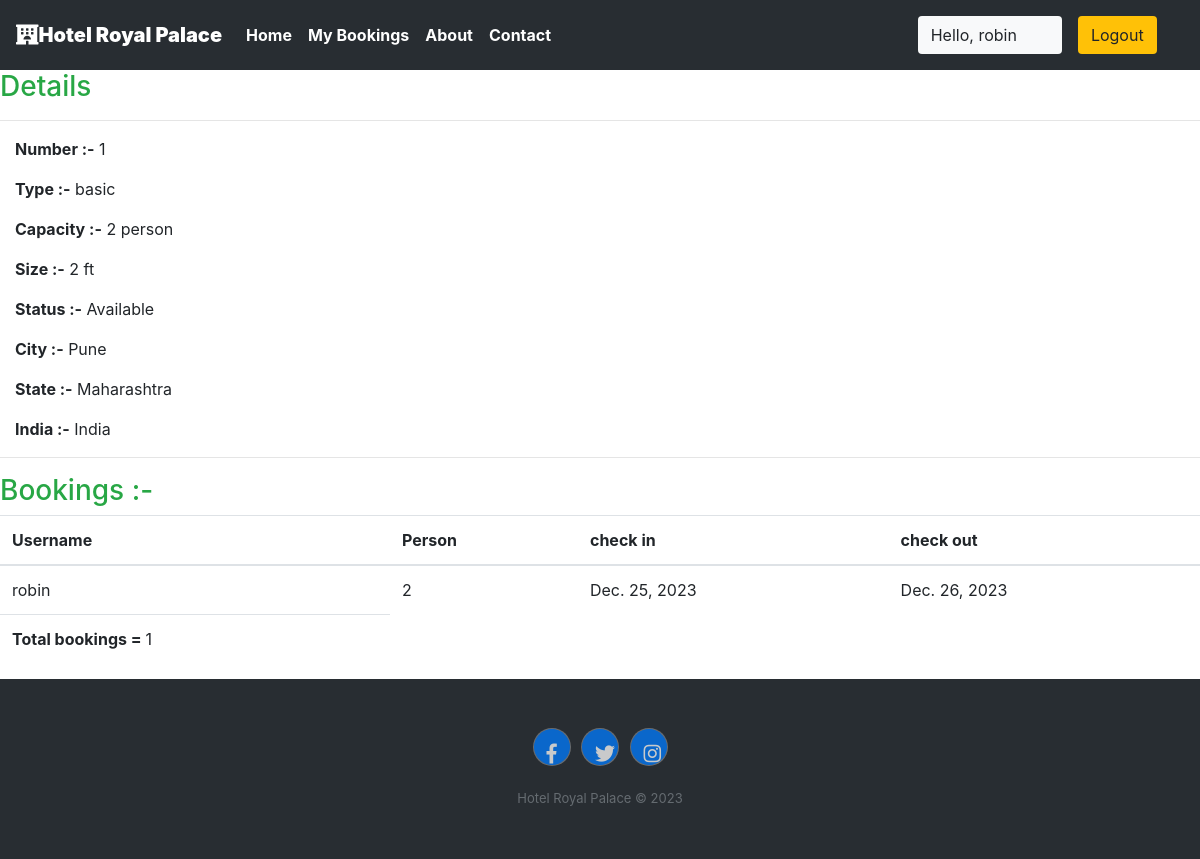
Page /staff/panel/view-room?roomid=1 (signed in) on the committed database.
### royal/models.py (models this page shows, shortened)
class Rooms(models.Model):
    ROOM_STATUS = (
    ("1", "available"),
    ("2", "not available"),
    )
    ROOM_TYPE = (
    ("1", "premium"),
    ("2", "deluxe"),
    ("3","basic"),
    )
    room_type = models.CharField(max_length=50,choices = ROOM_TYPE)
    capacity = models.IntegerField()
    price = models.IntegerField()
    size = models.IntegerField()
    hotel = models.ForeignKey(Hotels, on_delete = models.CASCADE)
    status = models.CharField(choices =ROOM_STATUS,max_length = 15)
    roomnumber = models.IntegerField()

class Hotels(models.Model):
    name = models.CharField(max_length=30,default="royal")
    owner = models.CharField(max_length=20)
    location = models.CharField(max_length=50)
    state = models.CharField(max_length=50,default="maharashtra")
    country = models.CharField(max_length=50,default="india")

class Reservation(models.Model):
    check_in = models.DateField(auto_now =False)
    check_out = models.DateField()
    room = models.ForeignKey(Rooms, on_delete = models.CASCADE)
    guest = models.ForeignKey(User, on_delete= models.CASCADE)
    booking_id = models.CharField(max_length=100,default="null")

### royal/views.py (the view)
# urls.py: path('staff/panel/view-room', views.view_room),
@login_required(login_url='/staff')
def view_room(request):
    room_id = request.GET['roomid']
    room = Rooms.objects.all().get(id=room_id)
    reservation = Reservation.objects.all().filter(room=room)
    return HttpResponse(render(request,'staff/viewroom.html',{'room':room,'reservations':reservation}))

### templates/staff/viewroom.html
 {% extends 'basic.html' %} {% block title %}View Room {% endblock title %} {% block body %}
<h3 class="text-success"> Details</h3>
<hr>
<div class="container mx-0 ">
    <p><b>Number :-</b> {{room.roomnumber}}</p>
    <p><b>Type :-</b> {{room.get_room_type_display}}</p>
    <p><b>Capacity :-</b> {{room.capacity}} person</p>
    <p><b>Size :-</b> {{room.size}} ft</p>
    <p><b>Status :-</b> {{room.get_status_display| capfirst}} </p>
    <p><b>City :-</b> {{room.hotel.location| capfirst}} </p>
    <p><b>State :-</b> {{room.hotel.state| capfirst}} </p>
    <p><b>India :-</b> {{room.hotel.country| capfirst}} </p>
</div>
<hr> {% if reservations %}
<h3 class="text-success">Bookings :-</h3>
<table class="table">
    <thead>
        <th>Username</th>
        <th>Person</th>
        <th>check in</th>
        <th>check out</th>
    </thead>
    {% for each_detail in reservations %}
    <tr>
        <td>{{each_detail.guest.username}}</td>
        <td>{{each_detail.room.capacity}}</td>
        <td>{{each_detail.check_in}}</td>
        <td>{{each_detail.check_out}}</td>
    </tr>
    {% endfor %}
    <tr>
        <td><b>Total bookings = </b>{{reservations | length}}</td>
    </tr>
</table>
{% else %}
<p>No details found</p>
{% endif %} {% endblock body %}

### templates/basic.html (shortened to what this page needs)
{% load static %}
<!DOCTYPE html>
<!DOCTYPE html>
<html lang="en">
<head>
    <link rel="stylesheet" href="https://use.fontawesome.com/releases/v5.7.0/css/all.css">
    <link rel="stylesheet" href="https://maxcdn.bootstrapcdn.com/bootstrap/4.5.0/css/bootstrap.min.css" >
</head>
<body>
    <div class="container-fluid px-0">
        <nav class="navbar navbar-expand-lg navbar-dark font-weight-bold" style="background-color:#282d32">
            <a class="navbar-brand text-bold bg-black " href="/"><i class="fas fa-hotel text-"></i><b>Hotel Royal Palace</b></a>
            <div class="collapse navbar-collapse " id="navbarSupportedContent">
                <ul class="navbar-nav mr-auto ">
                    <li class="nav-item active">
                        <a class="nav-link text-bold " href="/home"> Home</a>
                    </li>
                    {% if user.is_staff %}
                    <li class="nav-item active">
                        <a class="nav-link text-bold" href="/staff/panel">Dashboard </a>
                    </li>
                    {% elif user.is_staff == False and user.is_authenticated %}
                    <li class="nav-item active">
                            <a class="nav-link text-bold" href="/user/bookings">My Bookings </a>
                        </li>
                    {% endif %}
                    <li class="nav-item active">
                        <a class="nav-link text-bold" href="/about">About</a>
                    </li>
                    <li class="nav-item active">
                        <a class="nav-link text-bold" href="/contact">Contact </a>
                    </li>
                </ul>
                {% if user.is_authenticated %}
                      <button class="btn btn-group bg-light" data-toggle="modal" data-target="#forlogin">
                       Hello, {{request.user}}
                       <a href="/logout" class="nav-link">
                    <button class="btn btn-group bg-warning" data-toggle="modal" data-target="#forlogin">
                        Logout
                    </button></a>&nbsp; &nbsp;
                    </button>
                {% endif %}
            </div>
        </nav>
    </div>
    {% block body %}
    {% endblock body %}
    <div class="footer-dark">
        <footer>
            <div class="container">
                <div class="row">
                    <div class="col item social">
                        <a class="btn btn-square btn-primary mx-1" href=""><i class="fab fa-facebook-f"></i></a>
                        <a class="btn btn-square btn-primary mx-1" href=""><i class="fab fa-twitter"></i></a>
                        <a class="btn btn-square btn-primary mx-1" href=""><i class="fab fa-instagram"></i></a>
                    </div>
                </div>
                <p class="copyright">Hotel Royal Palace © 2023</p>
            </div>
        </footer>
    </div>
</body>
</html>

### templates/basic.html (style rules this page uses)
a { text-decoration: none; }
.footer-dark { padding:50px 0; color:#f0f9ff; background-color:#282d32; }
.footer-dark .item.social { text-align:center; }
.footer-dark .item.social > a { font-size:20px; width:36px; height:36px; line-height:36px; display:inline-block; text-align:center; border-radius:50%; box-shadow:0 0 0 1px rgba(255,255,255,0.4); margin:0 8px; color:#fff; opacity:0.75; }
.footer-dark .copyright { text-align:center; padding-top:24px; opacity:0.3; font-size:13px; margin-bottom:0; }

### rows in the picture
Rooms: roomnumber "1", room_type "basic", capacity "2", size "2", status "Available", hotel.location "Pune", hotel.state "Maharashtra", hotel.country "India"
Reservation: guest.username "robin", room.capacity "2", check_in "Dec. 25, 2023", check_out "Dec. 26, 2023"

### other values in the picture
{{ request.user }} "robin"
{{ reservations | length }} "1"
